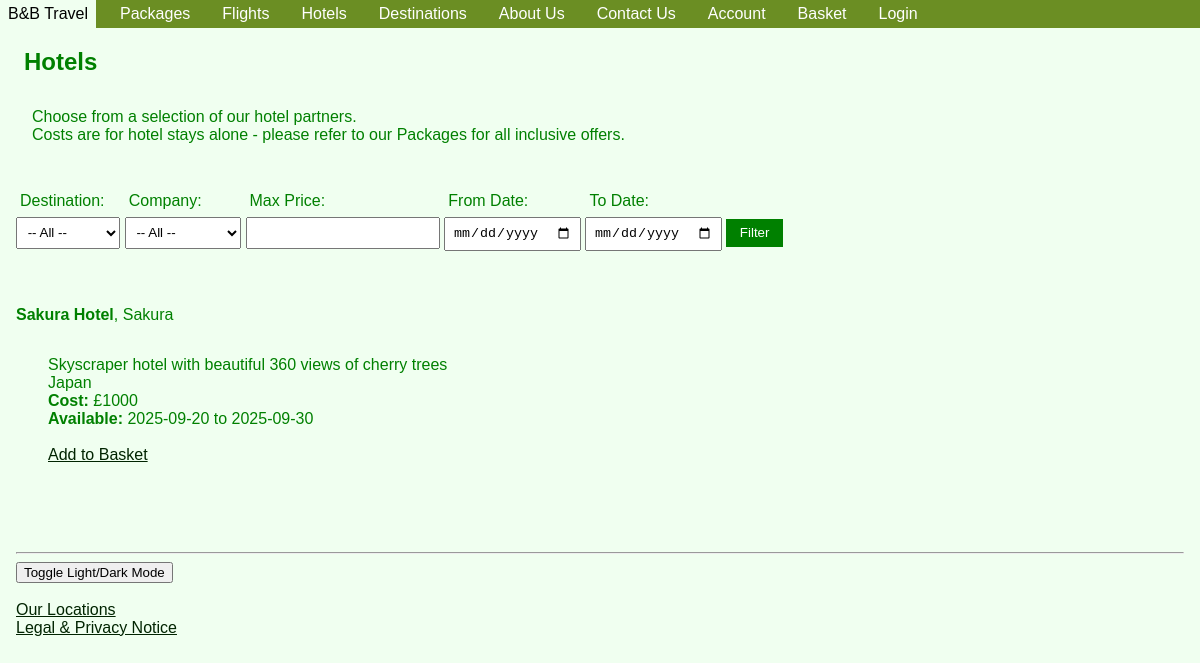
The page /webpages/hotels.php?country=Japan on the database its author committed.
### tables this page shows
CREATE TABLE `hotels` (
  `id` int(11) NOT NULL,
  `name` varchar(255) DEFAULT NULL,
  `company` varchar(255) DEFAULT NULL,
  `country` varchar(255) DEFAULT NULL,
  `description` text DEFAULT NULL,
  `start_date` date DEFAULT NULL,
  `end_date` date DEFAULT NULL,
  `status` enum('available','fully booked') DEFAULT 'available',
  `price` int(11) DEFAULT NULL
);

### webpages/hotels.php (the view, shortened to what this page needs)
<?php include 'header.php'; ?>
<h2>Hotels</h2>
<p>
  Choose from a selection of our hotel partners.
  <br>
  Costs are for hotel stays alone - please refer to our Packages for all inclusive offers.
</p>
<form method="get" action="hotels.php">
<div class="formdisplay">
  <label>Destination:</label>
  <select name="country">
    <option value="">-- All --</option>
  </select>
</div>
<div class="formdisplay">
  <label>Company:</label>
  <select name="company">
    <option value="">-- All --</option>
  </select>
</div>
<div class="formdisplay">
  <label>Max Price:</label>
  <input type="number" name="max_price" step="0.01">
</div>
<div class="formdisplay">
  <label>From Date:</label>
  <input type="date" name="start_date">
</div>
<div class="formdisplay">
  <label>To Date:</label>
  <input type="date" name="end_date">
</div>
  <button type="submit">Filter</button>
</form>
<ul>
<?php
$pdo = new PDO('mysql:host=localhost;dbname=travel_website', 'root', '');
$where = [];
$param = [];
if (!empty($_GET['country'])) {
  $where[] = 'country = ?';
  $param[] = $_GET['country'];
}
$sql = "SELECT * FROM hotels" . ($where ? " WHERE " . implode(" AND ", $where) : "");
$stmt = $pdo->prepare($sql);
$stmt->execute($param);
foreach ($stmt as $hotel) {
  echo
  "<li><strong>{$hotel['name']}</strong>, {$hotel['company']}</li>
   <p>
    {$hotel['description']}
    <br>
    {$hotel['country']}
    <br>
    <strong>Cost: </strong>£{$hotel['price']}
    <br>
    <strong>Available: </strong> {$hotel['start_date']} to
    {$hotel['end_date']}
    <br><br>
    <a href='add_to_basket.php?id={$hotel['id']}&type=hotel'>Add to Basket</a></li><br>
   </p>";
}
?>
</ul>
<?php include 'footer.php'; ?>

### assets/css/style.css (style rules this page uses)
body { font-family: Arial, Helvetica, Tahoma, Verdana; background: #f0fff0; color: green; margin: 0; padding: 0; }
p { margin: 2em; }
li { display: flex; }
h1, h2 { color: green; padding-left: 1em; }
form { padding: 1em; }
input, textarea, select { display: block; margin: 0.5em 0; padding: 0.5em; }
ul { padding: 1em; }
a { color: #012401; }
form button { background-color: green; color: white; padding: 0.5em 1em; border: none; cursor: pointer; margin-top: 1em; }

### rows shown on the page
hotels: name "Sakura Hotel", company "Sakura", description "Skyscraper hotel with beautiful 360 views of cherry trees", country "Japan", price "1000", start_date "2025-09-20", end_date "2025-09-30"
